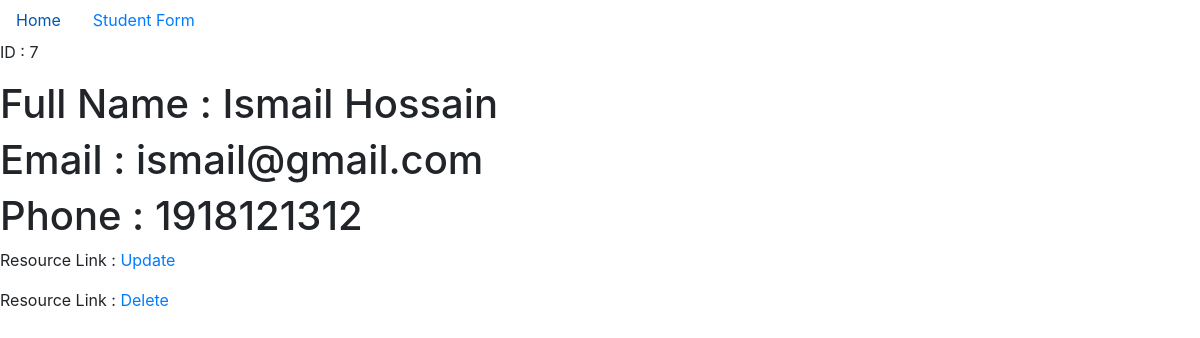
/student_info/7, run on the app's committed database.
### first_app/models.py (models this page shows)
class Student(models.Model):
	first_name  = models.CharField(max_length=50)
	last_name	= models.CharField(max_length=50)
	email 		= models.EmailField()
	phone		= models.IntegerField()
	def __str__(self):
		return self.first_name+" "+self.last_name
	class Meta:
		verbose_name       ='Student'
		verbose_name_plural='Students'

### first_app/views.py (the view)
# urls.py: path('student_info/<int:id>', views.student_info, name='student_info'),
def student_info(request,id):
	students = Student.objects.get(pk=id)
	template ='first_app/student_info.html'
	context = {
		'title' :"Home",
		'students':students
	}
	return render(request, template,context)

### first_app/templates/first_app/student_info.html
{% extends 'first_app/base.html' %}
{% block content %}
	<p>ID : {{students.id}}</p>
	<h1>Full Name : {{students}}</h1>
	<h1>Email : {{students.email}}</h1>
	<h1>Phone : {{students.phone}}</h1>
	<p>Resource Link : <a href="{% url 'first_app:student_update' id=students.id %}">Update</a></p>
	<p>Resource Link : <a href="{% url 'first_app:student_delete' id=students.id %}">Delete</a></p>
{% endblock %}

### data on the page
Student: id "7", first_name+last_name "Ismail Hossain", email "ismail@gmail.com", phone "1918121312"
